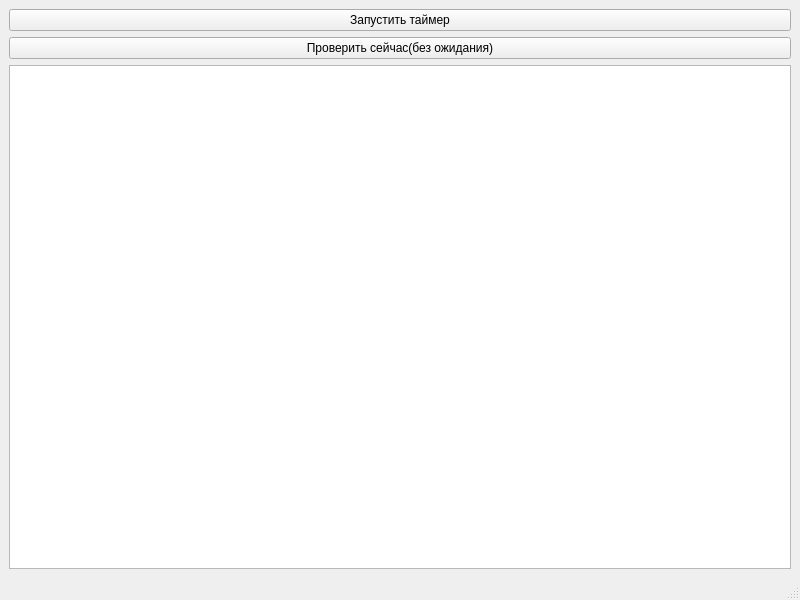
<?xml version="1.0" encoding="UTF-8"?>
<ui version="4.0">
 <class>MainWindow</class>
 <widget class="QMainWindow" name="MainWindow">
  <property name="geometry">
   <rect>
    <x>0</x>
    <y>0</y>
    <width>800</width>
    <height>600</height>
   </rect>
  </property>
  <property name="windowTitle">
   <string>MainWindow</string>
  </property>
  <widget class="QWidget" name="centralwidget">
   <layout class="QVBoxLayout" name="verticalLayout">
    <item>
     <widget class="QPushButton" name="btn_start">
      <property name="text">
       <string>Запустить таймер</string>
      </property>
     </widget>
    </item>
    <item>
     <widget class="QPushButton" name="btn_test">
      <property name="text">
       <string>Проверить сейчас(без ожидания)</string>
      </property>
     </widget>
    </item>
    <item>
     <widget class="QPlainTextEdit" name="text_output">
      <property name="readOnly">
       <bool>true</bool>
      </property>
     </widget>
    </item>
   </layout>
  </widget>
  <widget class="QMenuBar" name="menubar">
   <property name="geometry">
    <rect>
     <x>0</x>
     <y>0</y>
     <width>800</width>
     <height>36</height>
    </rect>
   </property>
  </widget>
  <widget class="QStatusBar" name="statusbar"/>
 </widget>
 <resources/>
 <connections/>
</ui>
